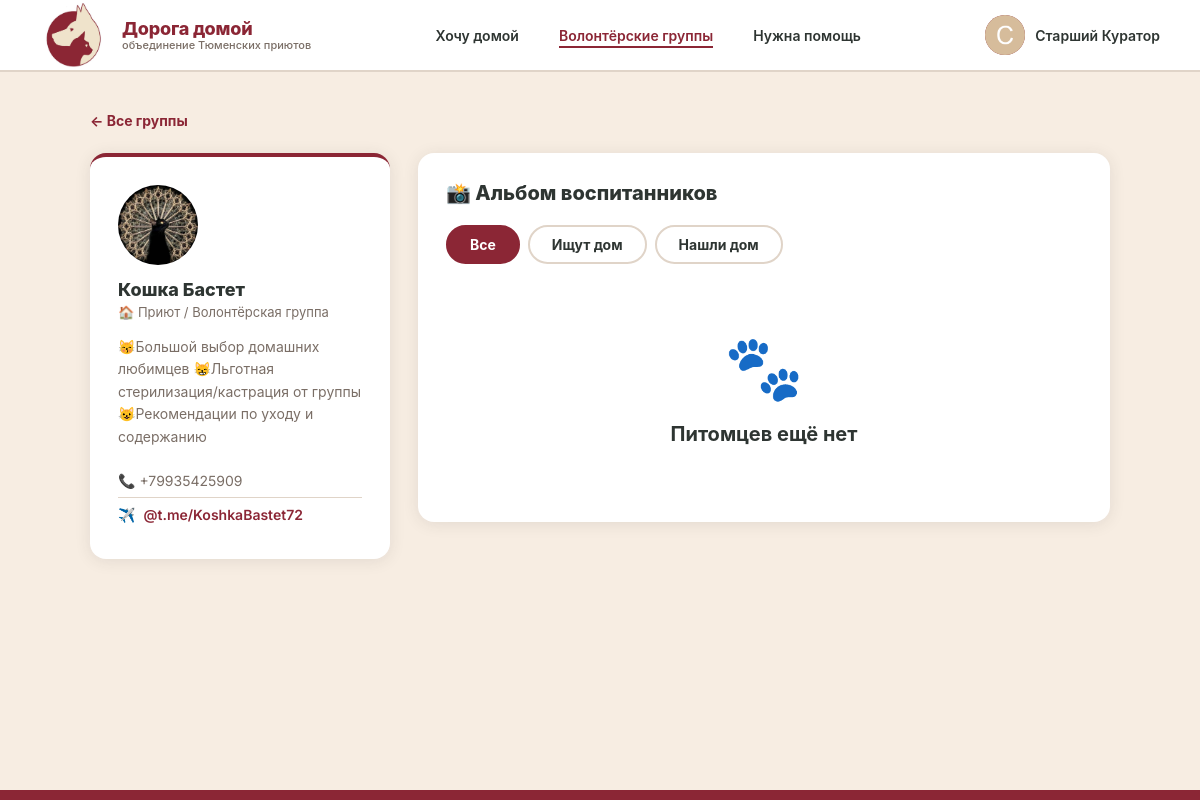
Page /users/groups/2/ (signed in) on the committed database.
### users/models.py (models this page shows, shortened)
class User(AbstractUser):
    username = models.CharField(
        max_length=150,
        unique=True
    )
    ROLE_CHOICES = [
        ("user", "Население"),
        ("shelter", "Приют"),
    ]
    email = models.EmailField(
        verbose_name="Email",
        blank=True,
        null=True,
    )
    name = models.CharField(
        max_length=UserFieldLength.NAME,
        verbose_name="Имя",
    )
    surname = models.CharField(
        max_length=UserFieldLength.SURNAME,
        verbose_name="Фамилия",
    )
    avatar = models.ImageField(
        upload_to="avatars/",
        verbose_name="Аватарка",
        blank=True,
        null=True,
    )
    role = models.CharField(
        max_length=20,
        choices=ROLE_CHOICES,
        default="user"
    )
    phone = models.CharField(
        unique=True,
        max_length=UserFieldLength.PHONE,
        verbose_name="Телефон",
        blank=True,
        null=True,
    )
    vk = models.URLField(
        blank=True,
        verbose_name="Ссылка VK",
    )
    telegram = models.CharField(
        max_length=33,
        blank=True,
        verbose_name="Telegram",
    )
    about = models.TextField(
        blank=True,
        null=True,
        verbose_name="О себе",
    )
    favorites = models.ManyToManyField(
        "animals.Animal",
        related_name="interested_users",
        blank=True,
        verbose_name="Избранные животные",
    )
    USERNAME_FIELD = "username"
    REQUIRED_FIELDS = ["email", "name", "surname"]
    objects = UserManager()
    class Meta:
        verbose_name = "Пользователь"
        verbose_name_plural = "Пользователи"
        ordering = ["-date_joined"]

### users/views.py (the view)
# urls.py: path("groups/<int:user_id>/", GroupDetailView.as_view(), name="group_detail"),
class GroupDetailView(DetailView):
    model = User
    template_name = "users/group_detail.html"
    context_object_name = "group"
    pk_url_kwarg = "user_id"
    def get_queryset(self):
        return User.objects.filter(role="shelter")

### users/templates/users/group_detail.html (shortened to what this page needs)
{% extends "base.html" %}
{% block nav_groups %}active{% endblock %}
{% block content %}
<div class="page page--medium">
  <div style="margin-bottom:24px;font-size:14px;">
    <a href="{% url 'users:group_list' %}" style="color:var(--red);font-weight:700;">← Все группы</a>
  </div>
  <div class="group-detail-layout">
    <div>
      <div class="author-sidebar">
        {% if group.avatar %}
          <img src="{{ group.avatar.url }}" alt=""
               style="width:80px;height:80px;border-radius:50%;object-fit:cover;margin-bottom:14px;display:block;" />
        {% else %}
          <div class="avatar-circle" style="width:80px;height:80px;font-size:32px;margin-bottom:14px;">
            {{ group.name|first|upper }}
          </div>
        {% endif %}
        <div class="author-sidebar__name">
          {% if group.name %}{{ group.name }} {{ group.surname }}{% else %}{{ group.username }}{% endif %}
        </div>
        <div class="author-sidebar__role">🏠 Приют / Волонтёрская группа</div>
        {% if group.about %}
          <p style="font-size:14px;color:var(--muted);line-height:1.6;margin-top:12px;margin-bottom:16px;">{{ group.about }}</p>
        {% endif %}
        <div>
          {% if group.phone %}<div class="contact-item">📞 {{ group.phone }}</div>{% endif %}
          {% if group.telegram %}<div class="contact-item">✈️ <a href="https://t.me/{{ group.telegram }}">@{{ group.telegram }}</a></div>{% endif %}
        </div>
      </div>
    </div>
    <div>
      <div class="section-card">
        <h2>📸 Альбом воспитанников</h2>
        <div class="album-filter" id="albumFilter">
          <button class="album-filter-btn active" data-filter="all">Все</button>
          <button class="album-filter-btn" data-filter="searching">Ищут дом</button>
          <button class="album-filter-btn" data-filter="home">Нашли дом</button>
        </div>
        {% if group.animals.all %}
          <div class="animals-grid" id="albumGrid" style="grid-template-columns:repeat(3,1fr);">
            {% for animal in group.animals.all %}
              {% with photo=animal.photos.first %}
              <a href="{% url 'animals:details' animal.id %}"
                 class="animal-card album-item" data-status="{{ animal.status }}">
                <div class="animal-card__img-wrap">
                  {% if photo %}<img src="{{ photo.image.url }}" alt="{{ animal.name }}" loading="lazy" />
                  {% else %}<div class="animal-card__img-placeholder">{% if animal.animal_type == 'cat' %}🐈{% else %}🐕{% endif %}</div>{% endif %}
                  {% if animal.status == 'home' %}
                    <div style="position:absolute;top:8px;left:8px;background:rgba(46,53,50,.85);color:#fff;font-size:11px;font-weight:700;padding:3px 10px;border-radius:20px;">✓ Дома</div>
                  {% endif %}
                </div>
                <div class="animal-card__info">
                  <div class="animal-card__name">{{ animal.name }}</div>
                  <div class="animal-card__meta" style="margin-left:0;">
                      <span>{{ animal.get_sex_display }}</span>
                      <span>·</span>
                      <span>{{ animal.age_display }}</span>
                  </div>
                </div>
              </a>
              {% endwith %}
            {% endfor %}
          </div>
          <div id="albumEmpty" style="display:none;text-align:center;padding:40px;color:var(--muted);">
            <div style="font-size:48px;margin-bottom:12px;">🐾</div>
            <div style="font-weight:700;">Питомцев не найдено</div>
          </div>
        {% else %}
          <div class="empty-state" style="padding:40px 0;">
            <div class="empty-state__icon">🐾</div>
            <h3>Питомцев ещё нет</h3>
          </div>
        {% endif %}
      </div>
    </div>
  </div>
</div>
{% endblock %}

### templates/base.html (shortened to what this page needs)
{% load static %}
<!DOCTYPE html>
<html lang="ru">
<head>
  <link rel="stylesheet" href="{% static 'css/style.css' %}" />
</head>
<body style="display:flex; flex-direction:column; min-height:100vh;">
<header class="header">
  <div class="header__inner">
    <a href="{% url 'home' %}" class="header__logo">
      <div class="header__logo-icon">
        <img src="{% static 'img/logo.jpg' %}">
      </div>
      <div class="header__logo-text">
        <div class="header__logo-title">
          Дорога домой
        </div>
        <div class="header__logo-sub">
          объединение Тюменских приютов
        </div>
      </div>
    </a>
    <nav class="header__nav">
      <a href="{% url 'animals:animal_list' %}" class="{% block nav_home %}{% endblock %}">Хочу домой</a>
      <a href="{% url 'users:group_list' %}" class="{% block nav_groups %}{% endblock %}">Волонтёрские группы</a>
      <a href="{% url 'events:event_list' %}" class="{% block nav_events %}{% endblock %}">Нужна помощь</a>
    </nav>
    <div class="header__user">
      {% if user.is_authenticated %}
        <a href="{% url 'users:user_detail' user.id %}" style="display:flex;align-items:center;gap:10px;">
          {% if user.avatar %}
            <img class="avatar-circle" src="{{ user.avatar.url }}" alt="{{ user.username }}" style="width:40px;height:40px;" />
          {% else %}
            <div class="avatar-circle" style="width:40px;height:40px;font-size:15px;">{{ user.name|first|upper }}</div>
          {% endif %}
          <span class="header__user-name">
            {% if user.name and user.surname %}{{ user.name }} {{ user.surname }}{% else %}{{ user.username }}{% endif %}
          </span>
        </a>
      {% else %}
        <div class="header__auth">
          <a href="{% url 'users:login' %}" class="ghost">Войти</a>
          <a href="{% url 'users:register' %}" class="cta">Регистрация</a>
        </div>
      {% endif %}
    </div>
  </div>
</header>
<main style="flex:1;">{% block content %}{% endblock %}</main>
<footer style="background:var(--red); height:10px; width:100%; flex-shrink:0;"></footer>
</body>
</html>

### rows in the picture
User: avatar (picture), name "Старший", surname "Куратор"
User: avatar (picture), name "Кошка", surname "Бастет", about "😽Большой выбор домашних любимцев 😸Льготная стерилизация/кастрация от группы 😺Рекомендации по уходу и содержанию", phone "+79935425909", telegram "t.me/KoshkaBastet72"
